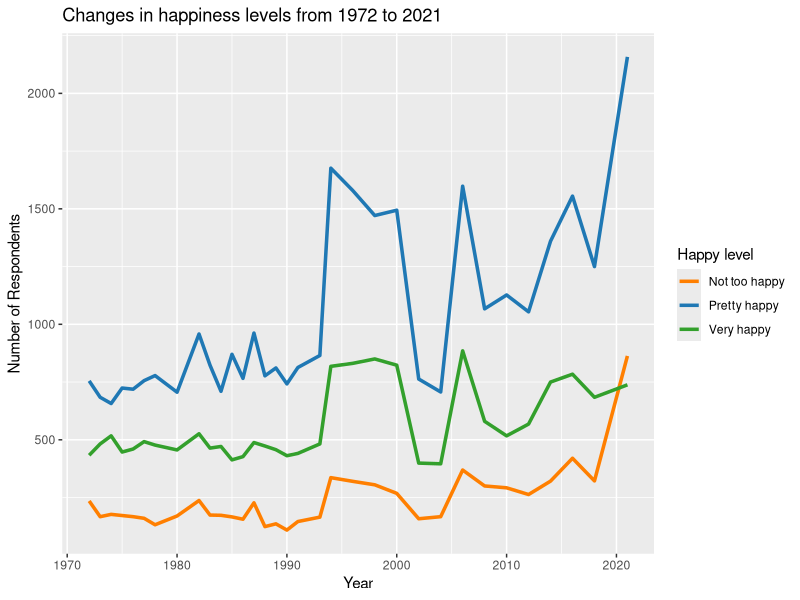

Recreate this plot in R. (Note: this script raises an error after producing the figure.)
## ---- chunk 1
knitr::opts_chunk$set(echo = FALSE)
knitr::opts_chunk$set(warning = FALSE)
knitr::opts_chunk$set(message = FALSE)
knitr::opts_chunk$set(fig.width=6.5, fig.height=2.8) 

# loading in relevant libraries
library(RColorBrewer)
library(tidyverse)
library(dplyr, warn.conflicts = FALSE)
library(tidyr)
library(readxl)
library(data.table)
library(lubridate)
library(haven)
library(readxl)
library(ggplot2)

### Input data ###
happiness_data<-read.csv(here::here("outputs/data/happiness_data.csv"))
sex_data<-read.csv(here::here("outputs/data/sex_data.csv"))
race_data<-read.csv(here::here("outputs/data/race_data.csv"))
degree_data<-read.csv(here::here("outputs/data/degree_data.csv"))
employee_status_data<-read.csv(here::here("outputs/data/employee_status_data.csv"))
marital_status_data<-read.csv(here::here("outputs/data/marital_status_data.csv"))

## ---- chunk 2
#| message: false
#| warning: false
#| echo: false
#| label: fig-1Happiness
#| fig-cap: "Changes in happiness levels from 1972 to 2021"

# generate graph
happy_colors <- c("#FF7F00", "#1F78B4", "#33A02C")

ggplot(happiness_data, aes(x = Year, y = People, fill = Happy)) +
  geom_line(aes(group = Happy, color = Happy), size = 1.2) +
  scale_fill_manual(values = happy_colors) +
  scale_color_manual(values = happy_colors) +
  labs(x = "Year", y = "Number of Respondents", fill = "Happy Level", 
       title = "Changes in happiness levels from 1972 to 2021",
       color = "Happy level")

## ---- chunk 3
#| message: false
#| warning: false
#| echo: false
#| label: fig-2VeryHappyGender
#| fig-cap: "Trends in happiness level (very happy) by gender from 1972 to 2021"

# calculate the count of individuals for very happy level
sex_data_happy1 <- sex_data %>% 
  filter(Happy == "Very happy") %>% 
  group_by(Sex, Year, Happy) %>% 
  summarize(People = n())

# generate graph
sex_colors <- c("#E74C3C", "#2C3E50")

ggplot(sex_data_happy1, aes(x = Year, y = People, fill = Sex)) +
  geom_line(aes(group = Sex, color = Sex), size = 1.2) +
  scale_fill_manual(values = sex_colors) +
  scale_color_manual(values = sex_colors) +
  labs(x = "Year", y = "Number of respondents", fill = "Sex", title = "Trends in happiness level (very happy) by gender from 1972 to 2021")

## ---- chunk 4
#| message: false
#| warning: false
#| echo: false
#| label: fig-3PrettyHappyGender
#| fig-cap: "Trends in happiness level (pretty happy) by gender from 1972 to 2021"

# calculate the count of individuals for pretty happy level
sex_data_happy2 <- sex_data %>% 
  filter(Happy == "Pretty happy") %>% 
  group_by(Sex, Year, Happy) %>% 
  summarize(People = n())

# generate graph
sex_colors <- c("#E74C3C", "#2C3E50")

ggplot(sex_data_happy2, aes(x = Year, y = People, fill = Sex)) +
  geom_line(aes(group = Sex, color = Sex), size = 1.2) +
  scale_fill_manual(values = sex_colors) +
  scale_color_manual(values = sex_colors) +
  labs(x = "Year", y = "Number of respondents", fill = "Sex", title = "Trends in happiness level (pretty happy) by gender from 1972 to 2021")

## ---- chunk 5
#| message: false
#| warning: false
#| echo: false
#| label: fig-4NotTooHappyGender
#| fig-cap: "Trends in happiness level (not too happy) by gender from 1972 to 2021"

# calculate the count of individuals for not too happy level
sex_data_happy3 <- sex_data %>% 
  filter(Happy == "Not too happy") %>% 
  group_by(Sex, Year, Happy) %>% 
  summarize(People = n())

# generate graph
sex_colors <- c("#E74C3C", "#2C3E50")

ggplot(sex_data_happy3, aes(x = Year, y = People, fill = Sex)) +
  geom_line(aes(group = Sex, color = Sex), size = 1.2) +
  scale_fill_manual(values = sex_colors) +
  scale_color_manual(values = sex_colors) +
  labs(x = "Year", y = "Number of respondents", fill = "Sex", title = "Trends in happiness level (not too happy) by gender from 1972 to 2021")

## ---- chunk 6
#| message: false
#| warning: false
#| echo: false
#| label: fig-5VeryHappyRace
#| fig-cap: "Trends in happiness level (very happy) by race from 1972 to 2021"

# calculate the count of individuals for very happy level
race_data_happy1 <- race_data %>% 
  filter(Happy == "Very happy") %>% 
  group_by(Race, Year, Happy) %>% 
  summarize(People = n())

# generate graph
race_colors <- c("#3498DB", "#27AE60", "#F39C12")

ggplot(race_data_happy1, aes(x = Year, y = People, fill = Race)) +
  geom_line(aes(group = Race, color = Race), size = 1.2) +
  scale_fill_manual(values = race_colors) +
  scale_color_manual(values = race_colors) +
  labs(x = "Year", y = "Number of respondents", fill = "Race", title = "Trends in happiness level (very happy) by race from 1972 to 2021")

## ---- chunk 7
#| message: false
#| warning: false
#| echo: false
#| label: fig-6PrettyHappyRace
#| fig-cap: "Trends in happiness level (pretty happy) by race from 1972 to 2021"

# calculate the count of individuals for pretty happy level
race_data_happy2 <- race_data %>% 
  filter(Happy == "Pretty happy") %>% 
  group_by(Race, Year, Happy) %>% 
  summarize(People = n())

# generate graph
race_colors <- c("#3498DB", "#27AE60", "#F39C12")

ggplot(race_data_happy2, aes(x = Year, y = People, fill = Race)) +
  geom_line(aes(group = Race, color = Race), size = 1.2) +
  scale_fill_manual(values = race_colors) +
  scale_color_manual(values = race_colors) +
  labs(x = "Year", y = "Number of respondents", fill = "Race", title = "Trends in happiness level (pretty happy) by race from 1972 to 2021")

## ---- chunk 8
#| message: false
#| warning: false
#| echo: false
#| label: fig-7NotTooHappyRace
#| fig-cap: "Trends in happiness level (not too happy) by race from 1972 to 2021"

# calculate the count of individuals for not too happy level
race_data_happy3 <- race_data %>% 
  filter(Happy == "Not too happy") %>% 
  group_by(Race, Year, Happy) %>% 
  summarize(People = n())

# generate graph
race_colors <- c("#3498DB", "#27AE60", "#F39C12")

ggplot(race_data_happy3, aes(x = Year, y = People, fill = Race)) +
  geom_line(aes(group = Race, color = Race), size = 1.2) +
  scale_fill_manual(values = race_colors) +
  scale_color_manual(values = race_colors) +
  labs(x = "Year", y = "Number of respondents", fill = "Race", title = "Trends in happiness level (not too happy) by race from 1972 to 2021")

## ---- chunk 9
#| message: false
#| warning: false
#| echo: false
#| label: fig-8LessHighSchool
#| fig-cap: "Changes in happiness levels of individuals with less than high school education from 1972 to 2021"

# calcualte the people who have less than high school degree based on different level of happy
degree_data_1 <- degree_data %>% 
  filter(Degree == "Less than high school") %>% 
  group_by(Year, Happy) %>% 
  summarize(People = n())

# generate graph
degree_colors <- c("#E74C3C", "#F1C40F", "#8E44AD")


ggplot(degree_data_1, aes(x = Year, y = People, fill = Happy)) +
  geom_line(aes(group = Happy, color = Happy), size = 1.2) +
  scale_fill_manual(values = degree_colors) +
  scale_color_manual(values = degree_colors) +
  labs(x = "Year", y = "Number of respondents", fill = "Happy level", title = "Changes in happiness levels of individuals \nwith less than high school education from 1972 to 2021", color = "Happy level")

## ---- chunk 10
#| message: false
#| warning: false
#| echo: false
#| label: fig-9HighSchool
#| fig-cap: "Changes in happiness levels of individuals with high school education from 1972 to 2021"

# calcualte the people who have high school degree based on different level of happy
degree_data_2 <- degree_data %>% 
  filter(Degree == "High school") %>% 
  group_by(Year, Happy) %>% 
  summarize(People = n())

# generate graph
degree_colors <- c("#E74C3C", "#F1C40F", "#8E44AD")

ggplot(degree_data_2, aes(x = Year, y = People, fill = Happy)) +
  geom_line(aes(group = Happy, color = Happy), size = 1.2) +
  scale_fill_manual(values = degree_colors) +
  scale_color_manual(values = degree_colors) +
  labs(x = "Year", y = "Number of respondents", fill = "Happy level", title = "Changes in happiness levels of individuals \nwith high school education from 1972 to 2021", color = "Happy level")

## ---- chunk 11
#| message: false
#| warning: false
#| echo: false
#| label: fig-10AssociateCollege
#| fig-cap: "Changes in happiness levels of individuals with associate/junior college education from 1972 to 2021"

# calcualte the people who have associate/junior college degree based on different level of happy
degree_data_3 <- degree_data %>% 
  filter(Degree == "Associate/junior college") %>% 
  group_by(Year, Happy) %>% 
  summarize(People = n())

# generate graph
degree_colors <- c("#E74C3C", "#F1C40F", "#8E44AD")

ggplot(degree_data_3, aes(x = Year, y = People, fill = Happy)) +
  geom_line(aes(group = Happy, color = Happy), size = 1.2) +
  scale_fill_manual(values = degree_colors) +
  scale_color_manual(values = degree_colors) +
  labs(x = "Year", y = "Number of respondents", fill = "Happy level", title = "Changes in happiness levels of individuals \nwith associate/junior college education from 1972 to 2021", color = "Happy level")
## ---- chunk 12
#| message: false
#| warning: false
#| echo: false
#| label: fig-11Bachelor
#| fig-cap: "Changes in happiness levels of individuals with bachelor's education from 1972 to 2021"

# calcualte the people who have Bachelor's degree based on different level of happy
degree_data_4 <- degree_data %>% 
  filter(Degree == "Bachelor's") %>% 
  group_by(Year, Happy) %>% 
  summarize(People = n())

# generate graph
degree_colors <- c("#E74C3C", "#F1C40F","#8E44AD")

ggplot(degree_data_4, aes(x = Year, y = People, fill = Happy)) +
  geom_line(aes(group = Happy, color = Happy), size = 1.2) +
  scale_fill_manual(values = degree_colors) +
  scale_color_manual(values = degree_colors) +
  labs(x = "Year", y = "Number of respondents", fill = "Happy level", title = "Changes in happiness levels of individuals \nwith bachelor's education from 1972 to 2021", color = "Happy level")

## ---- chunk 13
#| message: false
#| warning: false
#| echo: false
#| label: fig-12Graduate
#| fig-cap: "Changes in happiness levels of individuals with graduate education from 1972 to 2021"

# calcualte the people who have graduate degree based on different level of happy
degree_data_5 <- degree_data %>% 
  filter(Degree == "Graduate") %>% 
  group_by(Year, Happy) %>% 
  summarize(People = n())

# generate graph
degree_colors <- c("#E74C3C", "#F1C40F","#8E44AD")

ggplot(degree_data_5, aes(x = Year, y = People, fill = Happy)) +
  geom_line(aes(group = Happy, color = Happy), size = 1.2) +
  scale_fill_manual(values = degree_colors) +
  scale_color_manual(values = degree_colors) +
  labs(x = "Year", y = "Number of respondents", fill = "Happy level", title = "Changes in happiness levels of individuals \nwith graduate education from 1972 to 2021", color = "Happy level")

## ---- chunk 14
#| message: false
#| warning: false
#| echo: false
#| label: fig-13EmployeeStatusVeryHappy
#| fig-cap: "Trends in happiness level (very happy) by employee status from 1972 to 2021"

# calcualte the number of employee status for very happy
employee_status_data_happy1 <- employee_status_data %>% 
  filter(Happy == "Very happy") %>% 
  group_by(Employee_status, Year, Happy) %>% 
  summarize(People = n())

# generate graph
employee_status_colors <- c("#E74C3C", "#2C3E50")

ggplot(employee_status_data_happy1, aes(x = Year, y = People, fill = Employee_status)) +
  geom_line(aes(group = Employee_status, color = Employee_status), size = 1.2) +
  scale_fill_manual(values = employee_status_colors) +
  scale_color_manual(values = employee_status_colors) +
  labs(x = "Year", y = "Number of respondents", fill = "Employee status", title = "Trends in happiness level (very happy) by employee status from 1972 to 2021", color = "Employee status")

## ---- chunk 15
#| message: false
#| warning: false
#| echo: false
#| label: fig-14EmployeeStatusPrettyHappy
#| fig-cap: "Trends in happiness level (pretty happy) by employee status from 1972 to 2021"

# calcualte the number of employee status for pretty happy
employee_status_data_happy2 <- employee_status_data %>% 
  filter(Happy == "Pretty happy") %>% 
  group_by(Employee_status, Year, Happy) %>% 
  summarize(People = n())

# generate graph
employee_status_colors <- c("#E74C3C", "#2C3E50")

ggplot(employee_status_data_happy2, aes(x = Year, y = People, fill = Employee_status)) +
  geom_line(aes(group = Employee_status, color = Employee_status), size = 1.2) +
  scale_fill_manual(values = employee_status_colors) +
  scale_color_manual(values = employee_status_colors) +
  labs(x = "Year", y = "Number of respondents", fill = "Employee status", title = "Trends in happiness level (pretty happy) by employee status from 1972 to 2021", color = "Employee status")
## ---- chunk 16
#| message: false
#| warning: false
#| echo: false
#| label: fig-15EmployeeStatusNotTooHappy
#| fig-cap: "Trends in happiness level (not too happy) by employee status from 1972 to 2021"

# calcualte the number of employee status for not to happy
employee_status_data_happy3 <- employee_status_data %>% 
  filter(Happy == "Not too happy") %>% 
  group_by(Employee_status, Year, Happy) %>% 
  summarize(People = n())

# generate graph
employee_status_colors <- c("#E74C3C", "#2C3E50")

ggplot(employee_status_data_happy3, aes(x = Year, y = People, fill = Employee_status)) +
  geom_line(aes(group = Employee_status, color = Employee_status), size = 1.2) +
  scale_fill_manual(values = employee_status_colors) +
  scale_color_manual(values = employee_status_colors) +
  labs(x = "Year", y = "Number of respondents", fill = "Employee status", title = "Trends in happiness level (not too happy) by employee status from 1972 to 2021", color = "Employee status")
## ---- chunk 17
#| message: false
#| warning: false
#| echo: false
#| label: fig-16MaritalStatusVeryHappy
#| fig-cap: "Trends in Happiness Level (very happy) by Marital Status from 1972 to 2021"

# calcualte the number of marital status for very happy
marital_status_data_happy1 <- marital_status_data %>% 
  filter(Happy == "Very happy") %>% 
  group_by(Marital_status, Year, Happy) %>% 
  summarize(People = n())

# generate graph
marital_status_colors <- c("#E74C3C", "#F1C40F","#2ECC71","#3498DB","#8E44AD")

ggplot(marital_status_data_happy1, aes(x = Year, y = People, fill = Marital_status)) +
  geom_line(aes(group = Marital_status, color = Marital_status), size = 1.2) +
  scale_fill_manual(values = marital_status_colors) +
  scale_color_manual(values = marital_status_colors) +
  labs(x = "Year", y = "Number of respondents", fill = "Marital status", title = "Trends in happiness level (very happy) by marital status from 1972 to 2021", color = "Marital status")
## ---- chunk 18
#| message: false
#| warning: false
#| echo: false
#| label: fig-17MaritalStatusPrettyHappy
#| fig-cap: "Trends in happiness level (pretty happy) by marital status from 1972 to 2021"

# calcualte the number of marital status for pretty happy
marital_status_data_happy2 <- marital_status_data %>% 
  filter(Happy == "Pretty happy") %>% 
  group_by(Marital_status, Year, Happy) %>% 
  summarize(People = n())

# generate graph
marital_status_colors <- c("#E74C3C", "#F1C40F","#2ECC71","#3498DB","#8E44AD")

ggplot(marital_status_data_happy2, aes(x = Year, y = People, fill = Marital_status)) +
  geom_line(aes(group = Marital_status, color = Marital_status), size = 1.2) +
  scale_fill_manual(values = marital_status_colors) +
  scale_color_manual(values = marital_status_colors) +
  labs(x = "Year", y = "Number of respondents", fill = "Marital status", title = "Trends in happiness level (pretty happy) by marital status from 1972 to 2021", color = "Marital status")
## ---- chunk 19
#| message: false
#| warning: false
#| echo: false
#| label: fig-18MaritalStatusNotTooHappy
#| fig-cap: "Trends in happiness level (not too happy) by marital status from 1972 to 2021"

# calcualte the number of marital status for not too happy
marital_status_data_happy3 <- marital_status_data %>% 
  filter(Happy == "Not too happy") %>% 
  group_by(Marital_status, Year, Happy) %>% 
  summarize(People = n())

# generate graph
marital_status_colors <- c("#E74C3C", "#F1C40F","#2ECC71","#3498DB","#8E44AD")

ggplot(marital_status_data_happy3, aes(x = Year, y = People, fill = Marital_status)) +
  geom_line(aes(group = Marital_status, color = Marital_status), size = 1.2) +
  scale_fill_manual(values = marital_status_colors) +
  scale_color_manual(values = marital_status_colors) +
  labs(x = "Year", y = "Number of respondents", fill = "Marital status", title = "Trends in happiness level (not too happy) by marital status from 1972 to 2021", color = "Marital status")
## ---- chunk 20

## ---- chunk 21

## ---- chunk 22

